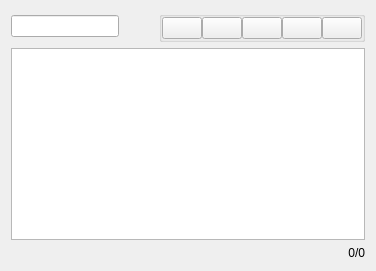
      <widget class="QWidget" name="tabUsers">
       <attribute name="title">
        <string>Users</string>
       </attribute>
       <layout class="QGridLayout" name="gridLayout_2">
        <property name="horizontalSpacing">
         <number>0</number>
        </property>
        <item row="0" column="0">
         <widget class="QLineEdit" name="UsersFilterLineEdit">
          <property name="sizePolicy">
           <sizepolicy hsizetype="Fixed" vsizetype="Fixed">
            <horstretch>0</horstretch>
            <verstretch>0</verstretch>
           </sizepolicy>
          </property>
         </widget>
        </item>
        <item row="2" column="5">
         <widget class="QLabel" name="usersCounter">
          <property name="text">
           <string>0/0</string>
          </property>
          <property name="alignment">
           <set>Qt::AlignRight|Qt::AlignTrailing|Qt::AlignVCenter</set>
          </property>
         </widget>
        </item>
        <item row="1" column="0" colspan="6">
         <widget class="QTreeView" name="UsersProxyView">
          <property name="sizePolicy">
           <sizepolicy hsizetype="Expanding" vsizetype="Expanding">
            <horstretch>3</horstretch>
            <verstretch>0</verstretch>
           </sizepolicy>
          </property>
         </widget>
        </item>
        <item row="0" column="1">
         <widget class="QPushButton" name="UsersFilterClear">
          <property name="sizePolicy">
           <sizepolicy hsizetype="Fixed" vsizetype="Fixed">
            <horstretch>0</horstretch>
            <verstretch>0</verstretch>
           </sizepolicy>
          </property>
          <property name="text">
           <string/>
          </property>
          <property name="icon">
           <iconset>
            <normaloff>gui/icons/mail-delete.png</normaloff>gui/icons/mail-delete.png</iconset>
          </property>
          <property name="flat">
           <bool>true</bool>
          </property>
         </widget>
        </item>
        <item row="0" column="5">
         <widget class="QGroupBox" name="groupBox_4">
          <property name="sizePolicy">
           <sizepolicy hsizetype="Fixed" vsizetype="Preferred">
            <horstretch>0</horstretch>
            <verstretch>0</verstretch>
           </sizepolicy>
          </property>
          <property name="title">
           <string/>
          </property>
          <layout class="QHBoxLayout" name="horizontalLayout_8">
           <property name="spacing">
            <number>0</number>
           </property>
           <property name="margin">
            <number>0</number>
           </property>
           <item>
            <widget class="QPushButton" name="UsersAdd">
             <property name="sizePolicy">
              <sizepolicy hsizetype="Fixed" vsizetype="Fixed">
               <horstretch>0</horstretch>
               <verstretch>0</verstretch>
              </sizepolicy>
             </property>
             <property name="text">
              <string/>
             </property>
             <property name="icon">
              <iconset>
               <normaloff>gui/icons/list-add.png</normaloff>gui/icons/list-add.png</iconset>
             </property>
             <property name="iconSize">
              <size>
               <width>24</width>
               <height>24</height>
              </size>
             </property>
             <property name="autoDefault">
              <bool>false</bool>
             </property>
             <property name="default">
              <bool>false</bool>
             </property>
            </widget>
           </item>
           <item>
            <widget class="QPushButton" name="UsersRemove">
             <property name="sizePolicy">
              <sizepolicy hsizetype="Fixed" vsizetype="Fixed">
               <horstretch>0</horstretch>
               <verstretch>0</verstretch>
              </sizepolicy>
             </property>
             <property name="text">
              <string/>
             </property>
             <property name="icon">
              <iconset>
               <normaloff>gui/icons/list-remove.png</normaloff>gui/icons/list-remove.png</iconset>
             </property>
             <property name="iconSize">
              <size>
               <width>24</width>
               <height>24</height>
              </size>
             </property>
            </widget>
           </item>
           <item>
            <widget class="QPushButton" name="UsersImport">
             <property name="sizePolicy">
              <sizepolicy hsizetype="Fixed" vsizetype="Fixed">
               <horstretch>0</horstretch>
               <verstretch>0</verstretch>
              </sizepolicy>
             </property>
             <property name="text">
              <string/>
             </property>
             <property name="icon">
              <iconset>
               <normaloff>gui/icons/import.png</normaloff>gui/icons/import.png</iconset>
             </property>
             <property name="iconSize">
              <size>
               <width>24</width>
               <height>24</height>
              </size>
             </property>
            </widget>
           </item>
           <item>
            <widget class="QPushButton" name="UsersExport">
             <property name="sizePolicy">
              <sizepolicy hsizetype="Fixed" vsizetype="Fixed">
               <horstretch>0</horstretch>
               <verstretch>0</verstretch>
              </sizepolicy>
             </property>
             <property name="text">
              <string/>
             </property>
             <property name="icon">
              <iconset>
               <normaloff>gui/icons/export.png</normaloff>gui/icons/export.png</iconset>
             </property>
             <property name="iconSize">
              <size>
               <width>24</width>
               <height>24</height>
              </size>
             </property>
            </widget>
           </item>
           <item>
            <widget class="QPushButton" name="UsersDelete">
             <property name="sizePolicy">
              <sizepolicy hsizetype="Fixed" vsizetype="Fixed">
               <horstretch>0</horstretch>
               <verstretch>0</verstretch>
              </sizepolicy>
             </property>
             <property name="text">
              <string/>
             </property>
             <property name="icon">
              <iconset>
               <normaloff>gui/icons/emptytrash.png</normaloff>gui/icons/emptytrash.png</iconset>
             </property>
             <property name="iconSize">
              <size>
               <width>24</width>
               <height>24</height>
              </size>
             </property>
            </widget>
           </item>
          </layout>
         </widget>
        </item>
       </layout>
      </widget>
